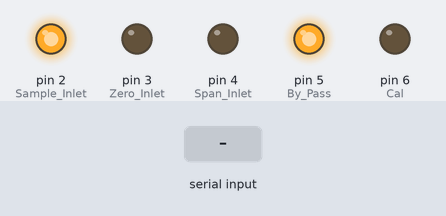
The sketch below on a simulated Arduino Uno, built with avr-gcc and run on an emulated ATmega328P. Parts: output pins drawn as LEDs (lit = HIGH). The inputs (shaded band) are chosen by the test bench.

Above: at 1.2 s.
1.3 s: "j" received over Serial
At 2.5 s:
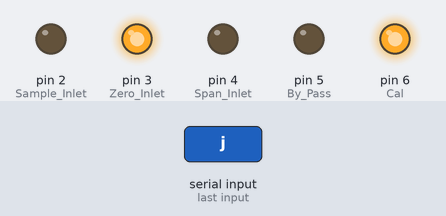
2.8 s: "k" received over Serial
At 3.8 s:
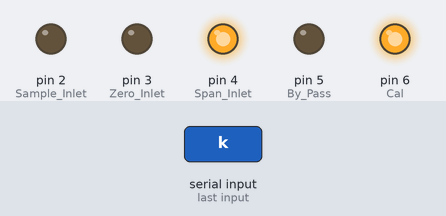
4.3 s: "i" received over Serial
At 5.0 s:
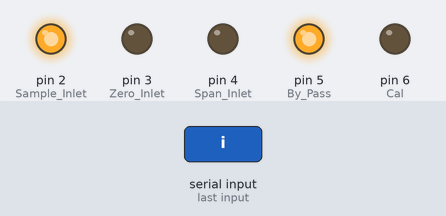
Timing chart, 0 to 7.3 s (numbered marks = the images above; inputs shaded):
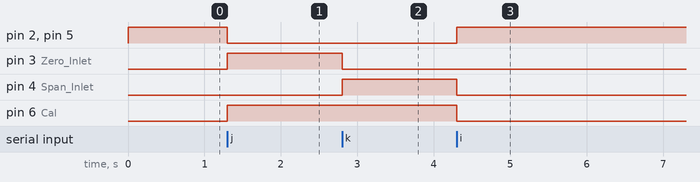

The sketch:

Aqms_2020_Controller_Solenoid.ino
```cpp
void setup() {
  pinMode(2, OUTPUT); //Sample Inlet
  pinMode(3, OUTPUT); //Zero Inlet
  pinMode(4, OUTPUT); //Span Inlet
  pinMode(5, OUTPUT); //By Pass
  pinMode(6, OUTPUT); //Cal. ByPass
  Serial.begin(9600);
  digitalWrite(2, HIGH);
  digitalWrite(3, LOW);
  digitalWrite(4, LOW);
  digitalWrite(5, HIGH);
  digitalWrite(6, LOW);
}

void loop() {
  if (Serial.available() > 0) {
    char c = Serial.read();
    if (c == 'i') {//sampling
      digitalWrite(2, HIGH);
      digitalWrite(3, LOW);
      digitalWrite(4, LOW);
      digitalWrite(5, HIGH);
      digitalWrite(6, LOW);
    }
    if (c == 'j') {//zero
      digitalWrite(2, LOW);
      digitalWrite(3, HIGH);
      digitalWrite(4, LOW);
      digitalWrite(5, LOW);
      digitalWrite(6, HIGH);
    }
    if (c == 'k') {//span
      digitalWrite(2, LOW);
      digitalWrite(3, LOW);
      digitalWrite(4, HIGH);
      digitalWrite(5, LOW);
      digitalWrite(6, HIGH);
    }
  }
}
```

Measured:
- after the input at 1.3 s, pin 2 (Sample_Inlet), pin 5 (By_Pass): HIGH → LOW at once; pin 3 (Zero_Inlet), pin 6 (Cal): LOW → HIGH at once
- after the input at 2.8 s, pin 3 (Zero_Inlet): HIGH → LOW at once; pin 4 (Span_Inlet): LOW → HIGH at once
- after the input at 4.3 s, pin 2 (Sample_Inlet), pin 5 (By_Pass): LOW → HIGH at once; pin 4 (Span_Inlet), pin 6 (Cal): HIGH → LOW at once
